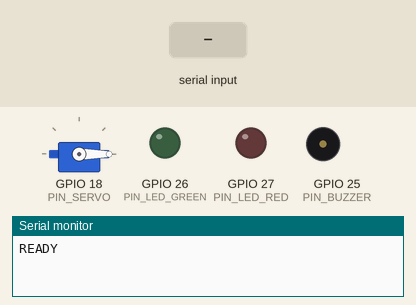
Simulated run of this sketch. Board: ESP32. Shown: servo, output pins drawn as LEDs (lit = HIGH), buzzer (waves = sounding, pin HIGH), the last lines printed to the serial monitor. Inputs (shaded band) come from the test bench.

Above: at 1.3 s.
1.4 s: "WARN\n" received over Serial
At 1.47 s:
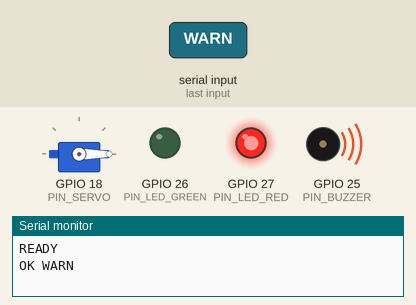
4.4 s: "PASS\n" received over Serial
At 4.7 s:
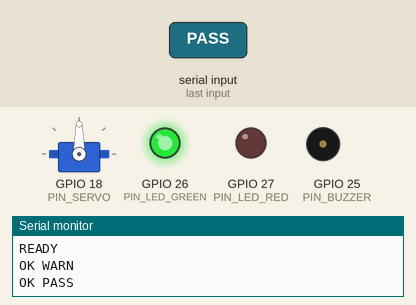
5.9 s: "GATE_CLOSE\n" received over Serial
At 7.1 s:
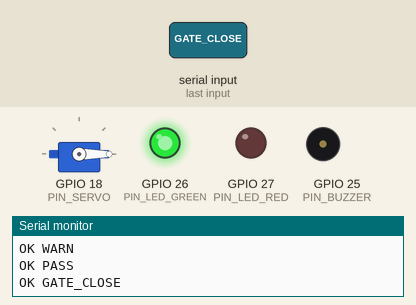
7.4 s: "GATE_OPEN\n" received over Serial
At 9.7 s:
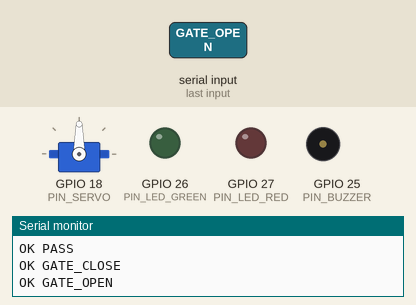
10.4 s: "BUZZ\n" received over Serial
At 10.47 s:
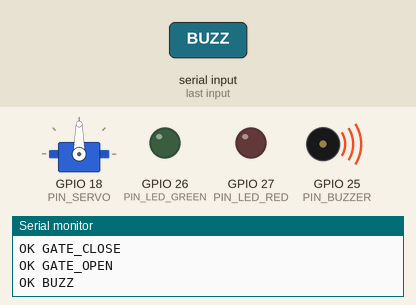
12.0 s: "LED_RED\n" received over Serial
At 13.2 s:
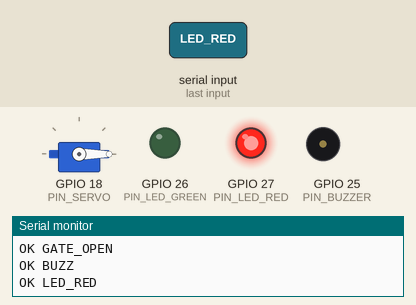
Timing chart, 0 to 23.5 s (numbered marks = the images above; inputs shaded):
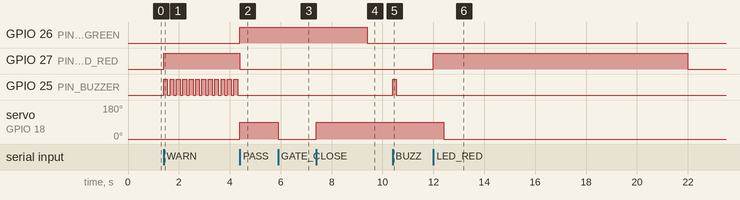

The sketch:

smartguard_esp32.ino
```cpp
/*
 * SmartGuard-Vision ESP32 firmware
 *
 * Controls the checkpoint gate servo, green/red status LEDs and warning buzzer.
 * Talks to the desktop app over USB serial (115200 baud, one ASCII command per line).
 *
 * Commands (case-insensitive)      Reply
 *   PING                           PONG
 *   PASS        green LED + open gate; gate and LED auto-reset after GATE_OPEN_MS
 *   WARN        red LED + warning beeps; auto-reset after WARN_MS
 *   GATE_OPEN   open gate (auto-closes after GATE_OPEN_MS)
 *   GATE_CLOSE  close gate now
 *   BUZZ        one short beep
 *   LED_GREEN / LED_RED / LED_OFF
 *   SAFE        gate closed, LEDs off, buzzer off
 *   STATUS      STATUS gate=<open|closed> green=<0|1> red=<0|1> buzzer=<0|1>
 *   every accepted command -> "OK <CMD>", unknown -> "ERR UNKNOWN"
 *
 * Safety: the gate is closed on boot. If the desktop app goes silent for
 * HEARTBEAT_TIMEOUT_MS (app crash, cable pulled) everything returns to SAFE.
 * Everything is non-blocking (millis timers), so serial stays responsive.
 *
 * Library: "ESP32Servo" (Arduino Library Manager).
 * WIRING NOTE: power the servo from its own 5V supply (share GND with the ESP32).
 * Powering it from the ESP32's pin can brown the board out when the gate moves.
 */
#include <ESP32Servo.h>

// ---------------- EDIT THESE TO MATCH YOUR WIRING ----------------
const uint8_t PIN_SERVO     = 18;
const uint8_t PIN_LED_GREEN = 26;
const uint8_t PIN_LED_RED   = 27;
const uint8_t PIN_BUZZER    = 25;   // active buzzer (HIGH = sound)

const int SERVO_CLOSED_DEG = 0;
const int SERVO_OPEN_DEG   = 90;

const uint32_t GATE_OPEN_MS          = 5000;   // how long the gate stays open
const uint32_t WARN_MS               = 3000;   // how long the warning lasts
const uint32_t BEEP_ON_MS            = 150;
const uint32_t BEEP_OFF_MS           = 100;
const uint32_t HEARTBEAT_TIMEOUT_MS  = 10000;  // host silent this long -> SAFE
// -----------------------------------------------------------------

Servo gate;

bool gateOpen = false, gateTimer = false;      uint32_t gateCloseAt = 0;
bool greenOn = false, redOn = false;
bool ledTimer = false;                         uint32_t ledOffAt = 0;
bool beeping = false, buzzerOn = false;        uint32_t beepEndAt = 0, beepToggleAt = 0;
bool hostSeen = false;                         uint32_t lastHostMs = 0;

char buf[24];
uint8_t len = 0;
bool overflow = false;

static inline bool due(uint32_t t) { return (int32_t)(millis() - t) >= 0; }

void setBuzzer(bool on) { buzzerOn = on; digitalWrite(PIN_BUZZER, on ? HIGH : LOW); }

void setLeds(bool g, bool r) {
  greenOn = g; redOn = r;
  digitalWrite(PIN_LED_GREEN, g ? HIGH : LOW);
  digitalWrite(PIN_LED_RED, r ? HIGH : LOW);
}

void setGate(bool open) {
  gate.write(open ? SERVO_OPEN_DEG : SERVO_CLOSED_DEG);
  gateOpen = open;
  gateTimer = open;
  if (open) gateCloseAt = millis() + GATE_OPEN_MS;
}

void startBeeps(uint32_t durationMs) {
  beeping = true;
  beepEndAt = millis() + durationMs;
  setBuzzer(true);
  beepToggleAt = millis() + BEEP_ON_MS;
}

void stopBeeps() { beeping = false; setBuzzer(false); }

void safeState() {
  setGate(false);
  setLeds(false, false);
  stopBeeps();
  ledTimer = false;
}

void handleCommand(const char *cmd) {
  if (strcmp(cmd, "PING") == 0) { Serial.println("PONG"); return; }

  if (strcmp(cmd, "PASS") == 0) {
    setLeds(true, false);
    stopBeeps();
    setGate(true);
    ledTimer = true; ledOffAt = gateCloseAt;
  } else if (strcmp(cmd, "WARN") == 0) {
    setGate(false);
    setLeds(false, true);
    startBeeps(WARN_MS);
    ledTimer = true; ledOffAt = millis() + WARN_MS;
  } else if (strcmp(cmd, "GATE_OPEN") == 0) {
    setGate(true);
  } else if (strcmp(cmd, "GATE_CLOSE") == 0) {
    setGate(false);
  } else if (strcmp(cmd, "BUZZ") == 0) {
    startBeeps(BEEP_ON_MS);                 // one beep
  } else if (strcmp(cmd, "LED_GREEN") == 0) {
    setLeds(true, false); ledTimer = false;
  } else if (strcmp(cmd, "LED_RED") == 0) {
    setLeds(false, true); ledTimer = false;
  } else if (strcmp(cmd, "LED_OFF") == 0) {
    setLeds(false, false); ledTimer = false;
  } else if (strcmp(cmd, "SAFE") == 0) {
    safeState();
  } else if (strcmp(cmd, "STATUS") == 0) {
    Serial.printf("STATUS gate=%s green=%d red=%d buzzer=%d\n",
                  gateOpen ? "open" : "closed", greenOn, redOn, buzzerOn);
    return;
  } else {
    Serial.println("ERR UNKNOWN");
    return;
  }
  Serial.print("OK ");
  Serial.println(cmd);
}

void readSerial() {
  while (Serial.available()) {
    char c = Serial.read();
    if (c == '\r') continue;
    if (c == '\n') {
      if (overflow) { Serial.println("ERR TOO_LONG"); overflow = false; }
      else if (len > 0) {
        buf[len] = 0;
        lastHostMs = millis(); hostSeen = true;   // any valid line counts as a heartbeat
        handleCommand(buf);
      }
      len = 0;
    } else if (len < sizeof(buf) - 1) {
      buf[len++] = toupper(c);
    } else {
      overflow = true;                             // discard the rest of this line
    }
  }
}

void setup() {
  pinMode(PIN_LED_GREEN, OUTPUT);
  pinMode(PIN_LED_RED, OUTPUT);
  pinMode(PIN_BUZZER, OUTPUT);
  gate.setPeriodHertz(50);
  gate.attach(PIN_SERVO, 500, 2400);
  safeState();                                     // gate closed, everything off
  Serial.begin(115200);
  delay(100);
  Serial.println("READY");
}

void loop() {
  readSerial();

  if (gateTimer && due(gateCloseAt)) setGate(false);
  if (ledTimer && due(ledOffAt)) { setLeds(false, false); ledTimer = false; }

  if (beeping) {                                   // beep pattern until beepEndAt
    if (due(beepEndAt)) stopBeeps();
    else if (due(beepToggleAt)) {
      setBuzzer(!buzzerOn);
      beepToggleAt = millis() + (buzzerOn ? BEEP_ON_MS : BEEP_OFF_MS);
    }
  }

  if (hostSeen && due(lastHostMs + HEARTBEAT_TIMEOUT_MS)) {   // desktop app went quiet
    safeState();
    hostSeen = false;
    Serial.println("EVT HOST_LOST");
  }
}
```

Measured:
- after the input at 1.4 s, GPIO 27 (PIN_LED_RED): LOW → HIGH at once; GPIO 25 (PIN_BUZZER): alternates HIGH for 0.15 s and LOW for 0.10 s, starting at once
- after the input at 4.4 s, GPIO 26 (PIN_LED_GREEN): LOW → HIGH at once; servo on GPIO 18 (PIN_SERVO): 0° → 90° at once
- after the input at 5.9 s, servo on GPIO 18 (PIN_SERVO): 90° → 0° at once
- after the input at 7.4 s, servo on GPIO 18 (PIN_SERVO): 0° → 90° at once
- after the input at 10.4 s, GPIO 25 (PIN_BUZZER): LOW → HIGH at once, → LOW 0.15 s later
- after the input at 12.0 s, GPIO 27 (PIN_LED_RED): LOW → HIGH at once, → LOW 10.0 s later
